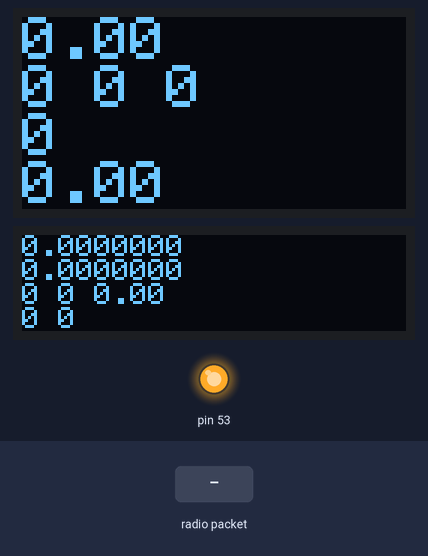
Bench run of a program on a simulated Arduino Mega 2560, built with avr-gcc and run on an emulated ATmega2560. Shown: 128×64 one-colour display, 128×32 one-colour display, output pins drawn as LEDs (lit = HIGH). The test bench sets the inputs (shaded band). Storage starts empty; no radio packets arrive unless stated; what the program prints to the serial monitor is not drawn.

Above: at 1.6 s.
1.7 s: radio packet "1" arrives
3.2 s: radio packet "0" arrives
Timing chart, 0 to 6.2 s (numbered marks = the images above; inputs shaded):
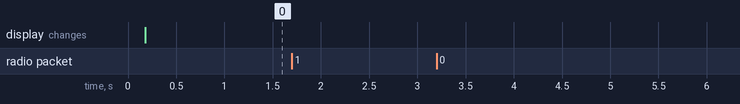

The program:

main.cpp
```cpp
// Наземная станция для нашего аппарата
#include <SPI.h>
#include <SD.h>
#include <LoRa.h>
#include <Wire.h>
#include <Adafruit_GFX.h>
#include <Adafruit_SSD1306.h>

#include "nRF24L01.h"
#include "RF24.h"
#include "printf.h"
#define SCREEN_WIDTH 128

#define OLED_DC     25
#define OLED_CS     31
#define OLED_RESET  29
Adafruit_SSD1306 displayBig(SCREEN_WIDTH, 64, &SPI, OLED_DC, OLED_RESET, OLED_CS);
Adafruit_SSD1306 displaySmall(SCREEN_WIDTH, 32, &Wire, -1);

RF24 radio(5, 6);
const uint8_t num_channels = 126;
uint8_t values[num_channels];


struct frstSrt
{
  uint8_t id = 0;   // 1 byte
  int16_t x_acs;    // 2 bytes
  int16_t y_acs;    // 2 bytes
  int16_t z_acs;    // 2 bytes
  int16_t trsh1;    // 2 bytes
  float trsh2;
  float trsh3;
  float trsh4;
  float presssure;  // 4 bytes
  uint32_t counter; // 4 bytes
} fastData, midData;

struct secStr
{
  uint8_t id = 1;   // 1 byte
  int16_t pm25;    // 2 bytes
  int16_t tVOC;    // 2 bytes
  int16_t rad_qw;  // 2 bytes
  int16_t co2_ppm; // 2 bytes
  float lanGPS;     // 4 bytes
  float lonGPS;     // 4 bytes
  float humidVal;   // 4 bytes
  float temp;       // 4 bytes
  uint32_t counter; // 4 bytes
} slowData;           // 29 bytes: 29 / 250Kbps = 0.9ms - max max delay (in theory)


File myFile;

void setup() {
  Serial.begin(115200);
  if (!displayBig.begin(SSD1306_SWITCHCAPVCC, 0x3C)) { // Address 0x3C for 128x32
    Serial.println(F("SSD1306 allocation failed"));
    for (;;); // Don't proceed, loop forever
  }
  if (!displaySmall.begin(SSD1306_SWITCHCAPVCC, 0x3C)) { // Address 0x3C for 128x32
    Serial.println(F("SSD1306 allocation failed"));
    for (;;); // Don't proceed, loop forever
  }
  SPI.begin();                                               // инициализируем работу с SPI
  SPI.setDataMode(SPI_MODE3);
  Serial.begin(115200);
  printf_begin();
  LoRa.setPins(4, 3, 2);

  Serial.println("LoRa Receiver");

  if (!LoRa.begin(433E6)) {
    Serial.println("Starting LoRa failed!");
    while (1);
  }

  radio.begin();
  radio.setChannel(120);                                // Указываем канал приёма данных (от 0 до 127), 5 - значит приём данных осуществляется на частоте 2,405 ГГц (на одном канале может быть только 1 приёмник и до 6 передатчиков)
  radio.setDataRate     (RF24_250KBPS);                   // Указываем скорость передачи данных (RF24_250KBPS, RF24_1MBPS, RF24_2MBPS), RF24_1MBPS - 1Мбит/сек
  radio.setPALevel      (RF24_PA_MAX);                 // Указываем мощность передатчика (RF24_PA_MIN=-18dBm, RF24_PA_LOW=-12dBm, RF24_PA_HIGH=-6dBm, RF24_PA_MAX=0dBm)
  radio.openReadingPipe (0, 0x1234567899LL);            // Открываем 1 трубу с идентификатором 0x1234567890 для приема данных (на ожном канале может быть открыто до 6 разных труб, которые должны отличаться только последним байтом идентификатора)
  radio.setAutoAck(false);
  radio.startListening  ();
  radio.printDetails();
  Serial.print("Initializing SD card...");

  if (!SD.begin(7)) {
    Serial.println("initialization failed!");
    return;
  }
  Serial.println("initialization done.");

  myFile = SD.open("test.txt", FILE_WRITE);

  // if the file opened okay, write to it:
  if (myFile) {
    Serial.print("Writing to test.txt...");
    myFile.println("hello there!");
    // close the file:
    myFile.close();
    Serial.println("done.");
  } else {
    // if the file didn't open, print an error:
    Serial.println("error opening test.txt");
  }

  // re-open the file for reading:
  myFile = SD.open("test.txt");
  if (myFile) {
    Serial.println("test.txt:");

    // read from the file until there's nothing else in it:
    while (myFile.available()) {
      Serial.write(myFile.read());
    }
    // close the file:
    myFile.close();
  } else {
    // if the file didn't open, print an error:
    Serial.println("error opening test.txt");
  }
    displayBig.clearDisplay();
    displayBig.setTextSize(2);      // 2:1 pixel scale
    displayBig.setTextColor(WHITE);
    displayBig.setCursor(0, 0);
    displayBig.cp437(true);

    displayBig.println(fastData.presssure, 2);
    displayBig.print(fastData.x_acs);
    displayBig.print(" ");
    displayBig.print(fastData.y_acs);
    displayBig.print(" ");
    displayBig.println(fastData.z_acs);
    displayBig.println(fastData.counter);
    displayBig.println(slowData.temp);
    displaySmall.clearDisplay();
    displaySmall.setTextSize(1);      // Normal 1:1 pixel scale
    displaySmall.setTextColor(WHITE);
    displaySmall.setCursor(0, 0);
    displaySmall.cp437(true);
    displaySmall.println(slowData.lanGPS, 7);
    displaySmall.println(slowData.lonGPS, 7);
    displaySmall.print(slowData.pm25);
    displaySmall.print(" ");
    displaySmall.print(slowData.tVOC);
    displaySmall.print(" ");
    displaySmall.println(slowData.humidVal);
    displaySmall.print(slowData.rad_qw);
    displaySmall.print(" ");
    displaySmall.print(slowData.co2_ppm);
    displaySmall.display();
    displayBig.display();
  delay(300);

}


void loop()
{
  if (radio.available())
  {
    radio.read(&midData, sizeof(midData));
    if(midData.id == 0)
    {
      fastData=midData;
      Serial.print(millis());
      Serial.print(",");
      Serial.print(fastData.x_acs);
      Serial.print(",");
      Serial.print(fastData.y_acs);
      Serial.print(",");
      Serial.print(fastData.z_acs);
      Serial.print(",");
      Serial.print(fastData.presssure);
      Serial.print(",");
      Serial.println(fastData.counter);
      myFile = SD.open("its_wednesday_dd.csv", FILE_WRITE);

      // if the file opened okay, write to it:
      if (myFile)
      {
        myFile.print(millis());
        myFile.print(",");
        myFile.print(fastData.x_acs);
        myFile.print(",");
        myFile.print(fastData.y_acs);
        myFile.print(",");
        myFile.print(fastData.z_acs);
        myFile.print(",");
        myFile.print(fastData.presssure);
        myFile.print(",");
        myFile.println(fastData.counter);
        myFile.close();
      }
    }
    else
    {
      slowData.pm25 = midData.x_acs;
      slowData.tVOC = midData.y_acs;
      slowData.rad_qw = midData.z_acs;
      slowData.co2_ppm = midData.trsh1;
      slowData.lanGPS = midData.trsh2;
      slowData.lonGPS = midData.trsh3;
      slowData.humidVal = midData.trsh4;
      slowData.temp = midData.presssure;
      slowData.counter = midData.counter;
      Serial.print(millis());
      Serial.print(",");
      Serial.print(",");
      Serial.print(",");
      Serial.print(",");
      Serial.print(",");
      Serial.print(slowData.counter);
      Serial.print(",");
      Serial.print(slowData.pm25);
      Serial.print(",");
      Serial.print(slowData.tVOC);
      Serial.print(",");
      Serial.print(slowData.rad_qw);
      Serial.print(",");
      Serial.print(slowData.co2_ppm);
      Serial.print(",");
      Serial.print(slowData.humidVal);
      Serial.print(",");
      Serial.print(slowData.temp);
      Serial.print(",");
      Serial.print(slowData.lanGPS, 7);
      Serial.print(",");
      Serial.println(slowData.lonGPS, 7);
      myFile = SD.open("its_wednesday_dd_bt_sloww.csv", FILE_WRITE);

      // if the file opened okay, write to it:
      if (myFile)
      {
        myFile.print(millis());
        myFile.print(",");
        myFile.print(",");
        myFile.print(",");
        myFile.print(",");
        myFile.print(",");
        myFile.print(slowData.counter);
        myFile.print(",");
        myFile.print(slowData.pm25);
        myFile.print(",");
        myFile.print(slowData.tVOC);
        myFile.print(",");
        myFile.print(slowData.rad_qw);
        myFile.print(",");
        myFile.print(slowData.co2_ppm);
        myFile.print(",");
        myFile.print(slowData.humidVal);
        myFile.print(",");
        myFile.print(slowData.temp);
        myFile.print(",");
        myFile.print(slowData.lanGPS, 7);
        myFile.print(",");
        myFile.println(slowData.lonGPS, 7);
        myFile.close();
      }

    }
    displayBig.clearDisplay();
    displayBig.setTextSize(2);      // 2:1 pixel scale
    displayBig.setTextColor(WHITE);
    displayBig.setCursor(0, 0);
    displayBig.cp437(true);

    displayBig.println(fastData.presssure, 2);
    displayBig.print(fastData.x_acs);
    displayBig.print(" ");
    displayBig.print(fastData.y_acs);
    displayBig.print(" ");
    displayBig.println(fastData.z_acs);
    displayBig.println(fastData.counter);
    displayBig.println(slowData.temp);
    displaySmall.clearDisplay();
    displaySmall.setTextSize(1);      // Normal 1:1 pixel scale
    displaySmall.setTextColor(WHITE);
    displaySmall.setCursor(0, 0);
    displaySmall.cp437(true);
    displaySmall.println(slowData.lanGPS, 7);
    displaySmall.println(slowData.lonGPS, 7);
    displaySmall.print(slowData.pm25);
    displaySmall.print(" ");
    displaySmall.print(slowData.tVOC);
    displaySmall.print(" ");
    displaySmall.println(slowData.humidVal);
    displaySmall.print(slowData.rad_qw);
    displaySmall.print(" ");
    displaySmall.print(slowData.co2_ppm);
    displaySmall.display();
    displayBig.display();
  }
  int packetSize = LoRa.parsePacket();
  if (packetSize) {
    // received a packet
    Serial.print("Received packet '");

    // read packet
    while (LoRa.available()) {
      Serial.print((char)LoRa.read());
    }

    // print RSSI of packet
    Serial.print("' with RSSI ");
    Serial.println(LoRa.packetRssi());
  }
}
```

Measured:
- after the input at 1.7 s, every drawn part: stays the same
- after the input at 3.2 s, every drawn part: stays the same
